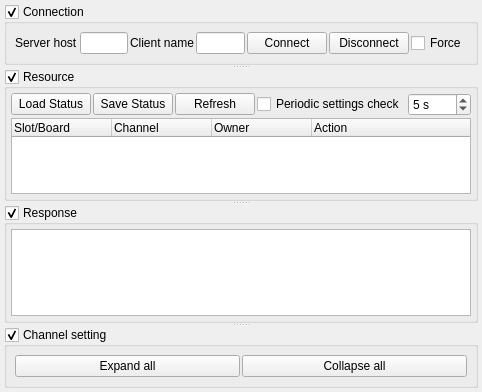
<?xml version="1.0" encoding="UTF-8"?>
<ui version="4.0">
 <class>widgetMain</class>
 <widget class="QWidget" name="widgetMain">
  <property name="geometry">
   <rect>
    <x>0</x>
    <y>0</y>
    <width>462</width>
    <height>392</height>
   </rect>
  </property>
  <property name="windowTitle">
   <string>caenhv_client</string>
  </property>
  <layout class="QVBoxLayout" name="verticalLayout">
   <property name="spacing">
    <number>2</number>
   </property>
   <property name="leftMargin">
    <number>4</number>
   </property>
   <property name="topMargin">
    <number>4</number>
   </property>
   <property name="rightMargin">
    <number>4</number>
   </property>
   <property name="bottomMargin">
    <number>4</number>
   </property>
   <item>
    <widget class="QSplitter" name="splitterMainSections">
     <property name="orientation">
      <enum>Qt::Vertical</enum>
     </property>
     <widget class="QGroupBox" name="groupBoxConnection">
      <property name="title">
       <string>Connection</string>
      </property>
      <property name="checkable">
       <bool>true</bool>
      </property>
      <layout class="QVBoxLayout" name="layoutConnection">
       <property name="spacing">
        <number>2</number>
       </property>
       <property name="leftMargin">
        <number>4</number>
       </property>
       <property name="topMargin">
        <number>4</number>
       </property>
       <property name="rightMargin">
        <number>4</number>
       </property>
       <property name="bottomMargin">
        <number>4</number>
       </property>
       <item>
        <widget class="QWidget" name="widgetClient" native="true">
         <layout class="QHBoxLayout" name="layoutClient">
          <property name="spacing">
           <number>2</number>
          </property>
          <property name="leftMargin">
           <number>4</number>
          </property>
          <property name="topMargin">
           <number>4</number>
          </property>
          <property name="rightMargin">
           <number>4</number>
          </property>
          <property name="bottomMargin">
           <number>4</number>
          </property>
          <item>
           <widget class="QLabel" name="labelServerHostDoc">
            <property name="text">
             <string>Server host</string>
            </property>
           </widget>
          </item>
          <item>
           <widget class="QLineEdit" name="lineEditServerHost"/>
          </item>
          <item>
           <widget class="QLabel" name="labelClientNameDoc">
            <property name="text">
             <string>Client name</string>
            </property>
           </widget>
          </item>
          <item>
           <widget class="QLineEdit" name="lineEditClientName"/>
          </item>
          <item>
           <widget class="QPushButton" name="pushButtonConnect">
            <property name="text">
             <string>Connect</string>
            </property>
           </widget>
          </item>
          <item>
           <widget class="QPushButton" name="pushButtonDisconnect">
            <property name="text">
             <string>Disconnect</string>
            </property>
           </widget>
          </item>
          <item>
           <widget class="QCheckBox" name="checkBoxForceConnect">
            <property name="text">
             <string>Force</string>
            </property>
           </widget>
          </item>
         </layout>
        </widget>
       </item>
      </layout>
     </widget>
     <widget class="QGroupBox" name="groupBoxResource">
      <property name="title">
       <string>Resource</string>
      </property>
      <property name="checkable">
       <bool>true</bool>
      </property>
      <layout class="QVBoxLayout" name="layoutResource">
       <property name="spacing">
        <number>2</number>
       </property>
       <property name="leftMargin">
        <number>4</number>
       </property>
       <property name="topMargin">
        <number>4</number>
       </property>
       <property name="rightMargin">
        <number>4</number>
       </property>
       <property name="bottomMargin">
        <number>4</number>
       </property>
       <item>
        <widget class="QWidget" name="widgetResourceActions" native="true">
         <layout class="QHBoxLayout" name="layoutResourceActions">
          <property name="spacing">
           <number>2</number>
          </property>
          <property name="leftMargin">
           <number>0</number>
          </property>
          <property name="topMargin">
           <number>0</number>
          </property>
          <property name="rightMargin">
           <number>0</number>
          </property>
          <property name="bottomMargin">
           <number>0</number>
          </property>
          <item>
           <spacer name="horizontalSpacerResourceActions">
            <property name="orientation">
             <enum>Qt::Horizontal</enum>
            </property>
            <property name="sizeHint" stdset="0">
             <size>
              <width>40</width>
              <height>20</height>
             </size>
            </property>
           </spacer>
          </item>
          <item>
           <widget class="QPushButton" name="pushButtonLoadStatus">
            <property name="text">
             <string>Load Status</string>
            </property>
           </widget>
          </item>
          <item>
           <widget class="QPushButton" name="pushButtonSaveStatus">
            <property name="text">
             <string>Save Status</string>
            </property>
           </widget>
          </item>
          <item>
           <widget class="QPushButton" name="pushButtonResourceRefresh">
            <property name="text">
             <string>Refresh</string>
            </property>
           </widget>
          </item>
          <item>
           <widget class="QCheckBox" name="checkBoxPeriodicSettingsCheck">
            <property name="text">
             <string>Periodic settings check</string>
            </property>
           </widget>
          </item>
          <item>
           <widget class="QSpinBox" name="spinBoxSettingsCheckIntervalSec">
            <property name="minimum">
             <number>1</number>
            </property>
            <property name="maximum">
             <number>3600</number>
            </property>
            <property name="value">
             <number>5</number>
            </property>
            <property name="suffix">
             <string> s</string>
            </property>
           </widget>
          </item>
         </layout>
        </widget>
       </item>
       <item>
        <widget class="QTreeWidget" name="treeWidgetResources">
         <column>
          <property name="text">
           <string notr="true">Slot/Board</string>
          </property>
         </column>
         <column>
          <property name="text">
           <string>Channel</string>
          </property>
         </column>
         <column>
          <property name="text">
           <string>Owner</string>
          </property>
         </column>
         <column>
          <property name="text">
           <string>Action</string>
          </property>
         </column>
        </widget>
       </item>
      </layout>
     </widget>
     <widget class="QGroupBox" name="groupBoxResponse">
      <property name="title">
       <string>Response</string>
      </property>
      <property name="flat">
       <bool>false</bool>
      </property>
      <property name="checkable">
       <bool>true</bool>
      </property>
      <layout class="QVBoxLayout" name="layoutResponse">
       <property name="spacing">
        <number>2</number>
       </property>
       <property name="leftMargin">
        <number>4</number>
       </property>
       <property name="topMargin">
        <number>4</number>
       </property>
       <property name="rightMargin">
        <number>4</number>
       </property>
       <property name="bottomMargin">
        <number>4</number>
       </property>
       <item>
        <widget class="QTextBrowser" name="textBrowserResponse"/>
       </item>
      </layout>
     </widget>
     <widget class="QGroupBox" name="groupBoxChannelSetting">
      <property name="title">
       <string>Channel setting</string>
      </property>
      <property name="checkable">
       <bool>true</bool>
      </property>
      <layout class="QVBoxLayout" name="layoutChannelSetting">
       <property name="spacing">
        <number>2</number>
       </property>
       <property name="leftMargin">
        <number>4</number>
       </property>
       <property name="topMargin">
        <number>4</number>
       </property>
       <property name="rightMargin">
        <number>4</number>
       </property>
       <property name="bottomMargin">
        <number>4</number>
       </property>
       <item>
        <widget class="QWidget" name="widgetChannelSettingUI" native="true">
         <layout class="QHBoxLayout" name="layoutChannelSettingUI">
          <property name="spacing">
           <number>2</number>
          </property>
          <property name="leftMargin">
           <number>4</number>
          </property>
          <property name="topMargin">
           <number>4</number>
          </property>
          <property name="rightMargin">
           <number>4</number>
          </property>
          <property name="bottomMargin">
           <number>4</number>
          </property>
          <item>
           <widget class="QPushButton" name="pushButtonChannelSettingUiExpandAll">
            <property name="text">
             <string>Expand all</string>
            </property>
           </widget>
          </item>
          <item>
           <widget class="QPushButton" name="pushButtonChannelSettingUiCollapseAll">
            <property name="text">
             <string>Collapse all</string>
            </property>
           </widget>
          </item>
         </layout>
        </widget>
       </item>
      </layout>
     </widget>
    </widget>
   </item>
  </layout>
 </widget>
 <resources/>
 <connections/>
</ui>
